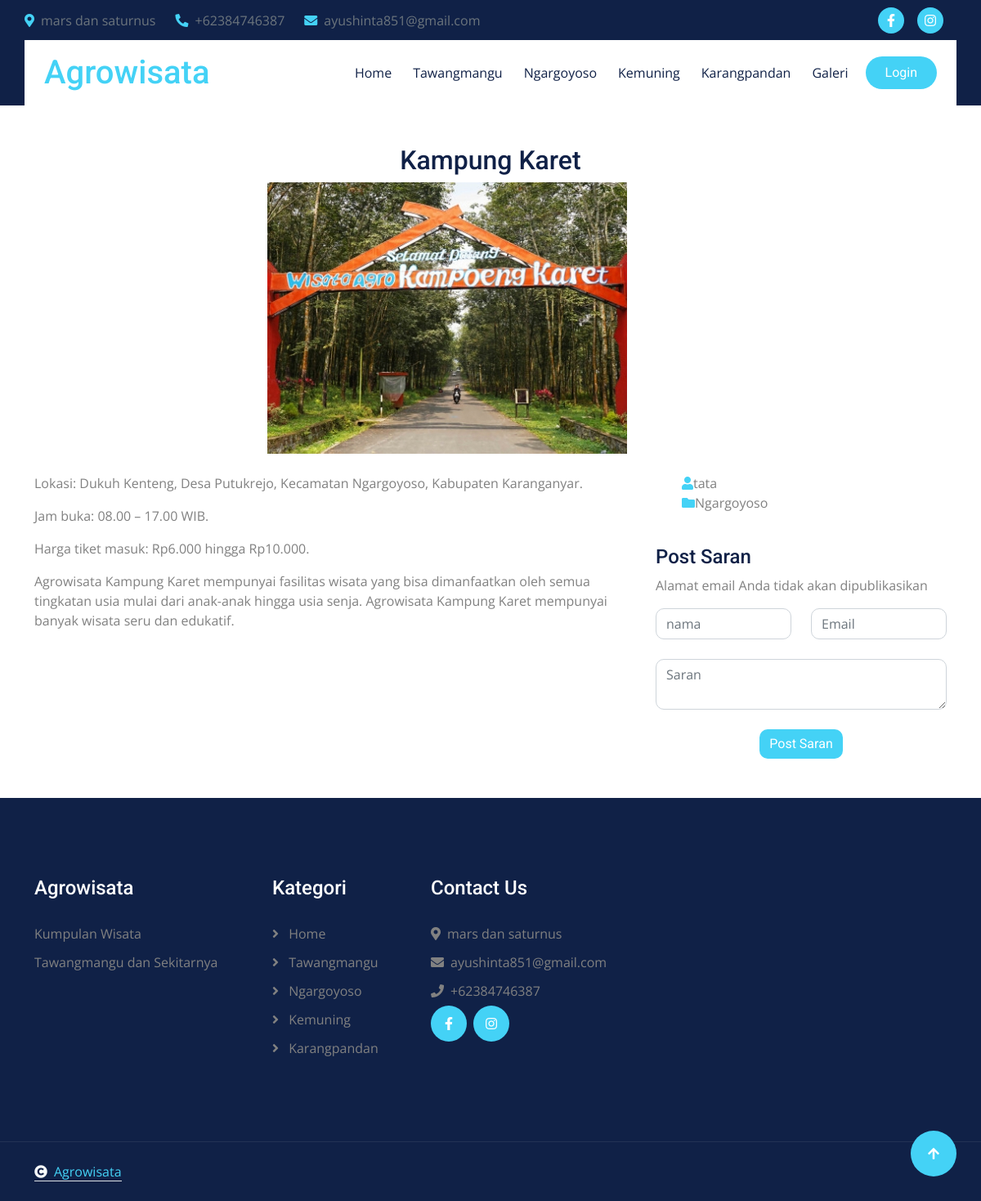
/home/artikel/Kampung-Karet, run on the app's committed database.
### tables this page shows
CREATE TABLE `konfigurasi` (
  `id_konfigurasi` int NOT NULL,
  `judul_website` varchar(200) NOT NULL,
  `profil_website` text NOT NULL,
  `instagram` varchar(200) NOT NULL,
  `facebook` varchar(200) NOT NULL,
  `email` varchar(200) NOT NULL,
  `alamat` varchar(300) NOT NULL,
  `no_wa` varchar(200) NOT NULL
);

CREATE TABLE `kategori` (
  `id_kategori` int NOT NULL,
  `nama_kategori` varchar(200) NOT NULL
);

CREATE TABLE `konten` (
  `id_konten` int NOT NULL,
  `judul` varchar(200) NOT NULL,
  `keterangan` text NOT NULL,
  `foto` varchar(200) NOT NULL,
  `slug` varchar(200) NOT NULL,
  `id_kategori` varchar(200) NOT NULL,
  `tanggal` date NOT NULL,
  `username` varchar(100) NOT NULL
);

CREATE TABLE `user` (
  `id_user` int NOT NULL,
  `username` varchar(100) NOT NULL,
  `nama` varchar(100) NOT NULL,
  `password` varchar(100) DEFAULT NULL,
  `level` enum('admin','user') NOT NULL
);

### application/controllers/Home.php (called while the page is built, shortened)
<?php
class Home extends CI_Controller {
    function artikel($id){
        $this->db->from('konfigurasi');
        $konfig = $this->db->get()->row();
        $this->db->from('kategori');
        $kategori = $this->db->get()->result_array();
        $this->db->from('konten a');
        $this->db->join('kategori b','a.id_kategori=b.id_kategori','left');
        $this->db->join('user c','a.username=c.username','left');
        $this->db->where('slug',$id);
        $konten = $this->db->get()->row();
        $data = array(
            'judul'     => $konten->judul." | Tata",
            'konfig'    => $konfig,
            'kategori'  => $kategori,
            'konten'  => $konten
        );
        $this->load->view('detail',$data);
    }
}

### index.php (called while the page is built, shortened)
<?php
require_once BASEPATH.'core/CodeIgniter.php';

### application/views/detail.php (the view, shortened to what this page needs)
<!DOCTYPE html>
<html lang="en">
<head>
	<link rel="stylesheet" href="https://use.fontawesome.com/releases/v5.15.4/css/all.css" />
	<link href="https://cdn.jsdelivr.net/npm/bootstrap-icons@1.4.1/font/bootstrap-icons.css" rel="stylesheet">
	<link rel="stylesheet" href="https://cdnjs.cloudflare.com/ajax/libs/animate.css/4.1.1/animate.min.css" />
	<link href="<?= base_url('assets/investa/'); ?>lib/animate/animate.min.css" rel="stylesheet">
	<link href="<?= base_url('assets/investa/'); ?>lib/owlcarousel/assets/owl.carousel.min.css" rel="stylesheet">
	<link href="<?= base_url('assets/investa/'); ?>lib/lightbox/css/lightbox.min.css" rel="stylesheet">
	<link href="<?= base_url('assets/investa/'); ?>css/bootstrap.min.css" rel="stylesheet">
	<link href="<?= base_url('assets/investa/'); ?>css/style.css" rel="stylesheet">
</head>
<body>
	<div class="container-fluid topbar px-0 d-none d-lg-block">
		<div class="container px-0">
			<div class="row gx-0 align-items-center" style="height: 45px;">
				<div class="col-lg-8 text-center text-lg-start mb-lg-0">
					<div class="d-flex flex-wrap">
						<a href="#" class="text-muted me-4"><i
								class="fas fa-map-marker-alt text-primary me-2"></i><?= $konfig->alamat; ?></a>
						<a href="#" class="text-muted me-4"><i
								class="fas fa-phone-alt text-primary me-2"></i><?= $konfig->no_wa; ?></a>
						<a href="#" class="text-muted me-0"><i
								class="fas fa-envelope text-primary me-2"></i><?= $konfig->email; ?></a>
					</div>
				</div>
				<div class="col-lg-4 text-center text-lg-end">
					<div class="d-flex align-items-center justify-content-end">
						<a href="<?= $konfig->facebook ?>"
							class="btn btn-primary btn-square rounded-circle nav-fill me-3"><i
								class="fab fa-facebook-f text-white"></i></a>
						<a href="<?= $konfig->instagram ?>"
							class="btn btn-primary btn-square rounded-circle nav-fill me-3"><i
								class="fab fa-instagram text-white"></i></a>
					</div>
				</div>
			</div>
		</div>
	</div>
	<div class="container-fluid sticky-top px-0">
		<div class="container px-0">
			<nav class="navbar navbar-expand-lg navbar-dark bg-white py-3 px-4">
				<a href="<?= base_url(); ?>" class="navbar-brand p-0">
					<h1 class="text-primary m-0"><?= $konfig->judul_website; ?></h1>
				</a>
				<div class="collapse navbar-collapse" id="navbarCollapse">
					<div class="navbar-nav ms-auto py-0 ">
						<a href="<?= base_url(); ?>" class="nav-item nav-link">Home</a>
						<?php foreach($kategori as $ka) { ?>
						<a href="<?= base_url('home/kategori/'.$ka['id_kategori']) ?>"
							class="nav-item nav-link"><?= $ka['nama_kategori']?> </a>
						<?php } ?>
						<a href="<?= base_url('home/galeri')?>" class="nav-item nav-link">Galeri</a>
					</div>
					<div class="d-flex align-items-center flex-nowrap pt-xl-0">
						<a href="<?= base_url('Ror')?>"
							class="btn btn-primary rounded-pill text-white py-2 px-4 ms-2 flex-wrap flex-sm-shrink-0">Login</a>
					</div>
				</div>
			</nav>
		</div>
	</div>
	<div class="container-fluid blog py-5">
		<section class="blog" data-aos="fade-up" data-aos-easing="ease-in-out" data-aos-duration="500">
			<div class="container">
				<div class="row justify-content-center">
					<div class="col-4 text-center">
					<h2 class="entry-title">
						<?=$konten->judul?>
					</h2>
					</div>
				</div>
				<div class="row justify-content-center mb-4">
					<div class="col-6">
					<div class="entry-content">
						<img class="img-fluid roundedmb-4  	"
							src="<?= base_url('assets/upload/konten/'.$konten->foto) ?>" alt="Deskripsi Gambar">
					</div>
					</div>
				</div>
				<div class="row">
					<div class="col-8">
						<div class="description">
							<?php
						$paragraphs = explode("\n", $konten->keterangan);
						foreach ($paragraphs as $paragraph) {
							echo '<p>' . htmlspecialchars(trim($paragraph)) . '</p>';
						}
						?>
						</div>
					</div>
					<div class="col-4 ">
						<div class=" mt-50px">
							<div class="entry-meta">
								<ul>
									<li class="d-flex align-items-center"><i class="fa fa-user text-primary"></i><?= $konten->nama ?></a>
									<li class="d-flex align-items-center"><i class="fa fa-folder text-primary"></i><?= $konten->nama_kategori ?></li>
								</ul>
							</div><br>
							<div class="">
								<form action="<?= site_url('admin/saran/simpan') ?>" method="post">
									<h4>Post Saran</h4>
									<p>Alamat email Anda tidak akan dipublikasikan</p>
									<div class="row">
										<div class="col-md-6 form-group">
											<input name="name" type="text" class="form-control" placeholder="nama"
												required>
										</div>
										<div class="col-md-6 form-group">
											<input name="email" type="email" class="form-control" placeholder="Email"
												required>
										</div>
									</div> <br>
									<div class="row">
										<div class="col form-group">
											<textarea name="comment" class="form-control" placeholder="Saran"
												required></textarea>
										</div>
									</div><br>
									<div class="text-center">
										<button type="submit" class="btn btn-primary">Post Saran</button>
									</div>
								</form>
							</div>
						</div>
					</div>
				</div>
			</div>
		</section>
	</div>
	<div class="container-fluid footer py-5 wow fadeIn" data-wow-delay="0.2s">
		<div class="container py-5">
			<div class="row g-5">
				<div class="col-md-6 col-lg-6 col-xl-3">
					<div class="footer-item d-flex flex-column">
						<div class="footer-item">
							<h4 class="text-white mb-4"><?= $konfig->judul_website; ?></h4>
							<p class="mb-3"><?= $konfig->profil_website; ?></p>
						</div>
					</div>
				</div>
				<div class="col-md-6 col-lg-6 col-xl-2">
					<div class="footer-item d-flex flex-column">
						<h4 class="text-white mb-4">Kategori</h4>
						<a href="<?= base_url(); ?>"><i class="fas fa-angle-right me-2"></i> Home</a>
						<?php foreach($kategori as $ka) { ?>
						<a href="<?= base_url('home/kategori/'.$ka['id_kategori']) ?>"><i
								class="fas fa-angle-right me-2"></i> <?= $ka['nama_kategori']?></a>
						<?php } ?>
					</div>
				</div>
				<div class="col-md-6 col-lg-6 col-xl-3">
					<div class="footer-item d-flex flex-column">
						<h4 class="text-white mb-4">Contact Us</h4>
						<a href=""><i class="fa fa-map-marker-alt me-2"></i><?= $konfig->alamat; ?></a>
						<a href=""><i class="fas fa-envelope me-2"></i><?= $konfig->email; ?></a>
						<a href=""><i class="fas fa-phone me-2"></i><?= $konfig->no_wa; ?></a>
						<div class="d-flex align-items-center">
							<a class="btn btn-light btn-md-square me-2" href="<?= $konfig->facebook ?>"><i
									class="fab fa-facebook-f"></i></a>
							<a class="btn btn-light btn-md-square me-2" href="<?= $konfig->instagram; ?>"><i
									class="fab fa-instagram"></i></a>
						</div>
					</div>
				</div>
			</div>
		</div>
	</div>
	<div class="container-fluid copyright py-4">
		<div class="container">
			<div class="row g-4 align-items-center">
				<div class="col-md-6 text-center text-md-start mb-md-0">
					<span class="text-body"><a href="#" class="border-bottom text-primary"><i
								class="fas fa-copyright text-light me-2"></i><?= $konfig->judul_website ?></a></span>
				</div>
			</div>
		</div>
	</div>
	<a href="#" class="btn btn-primary btn-lg-square back-to-top"><i class="fa fa-arrow-up"></i></a>
</body>
</html>

### assets/Investa/css/style.css (style rules this page uses)
.back-to-top { position: fixed; right: 30px; bottom: 30px; display: flex; width: 45px; height: 45px; align-items: center; justify-content: center; transition: 0.5s; z-index: 99; }
.btn { font-weight: 600; transition: .5s; }
.btn-square { width: 32px; height: 32px; }
.btn-md-square { width: 44px; height: 44px; }
.btn-lg-square { width: 56px; height: 56px; }
.btn-square, .btn-sm-square, .btn-md-square, .btn-lg-square, .btn-xl-square { padding: 0; display: flex; align-items: center; justify-content: center; font-weight: normal; border-radius: 50%; }
.btn.btn-primary { background: var(--bs-primary) !important; color: var(--bs-white) !important; font-family: 'Roboto', sans-serif; border: none; font-weight: 400; transition: 0.5s; }
.btn.btn-light { background: var(--bs-primary) !important; color: var(--bs-white) !important; font-family: 'Roboto', sans-serif; border: none; font-weight: 400; transition: 0.5s; }
.topbar { padding: 2px 10px 2px 20px; background: var(--bs-dark) !important; }
.sticky-top, .sticky-top .container { transition: 0.5s !important; }
.navbar .navbar-nav .nav-item.nav-link, .navbar .navbar-nav .nav-link { color: var(--bs-dark) !important; }
.navbar .navbar-nav .nav-item { position: relative; margin: 0 5px !important; }
.navbar .navbar-nav .nav-item::before, .navbar .navbar-nav .nav-item::after { position: absolute; content: ""; width: 0; height: 0; border: 0px solid var(--bs-primary); transition: 0.5s; }
.navbar .navbar-nav .nav-item::before { top: 0; left: 0; }
.navbar .navbar-nav .nav-item::after { bottom: 0; right: 0; }
.footer { background: var(--bs-dark); }
.footer .footer-item a { line-height: 35px; color: var(--bs-body); transition: 0.5s; }
.footer .footer-item p { line-height: 35px; }
.copyright { border-top: 1px solid rgba(255, 255, 255, 0.08); background: var(--bs-dark) !important; }

### data on the page
konfigurasi: alamat "mars dan saturnus", no_wa "+62384746387", email "ayushinta851@gmail.com", judul_website "Agrowisata", profil_website "Kumpulan Wisata Tawangmangu dan Sekitarnya"
kategori: nama_kategori "Tawangmangu"
kategori: nama_kategori "Ngargoyoso"
kategori: nama_kategori "Kemuning"
kategori: nama_kategori "Karangpandan"
konten: judul "Kampung Karet", foto (picture), keterangan "Lokasi: Dukuh Kenteng, Desa Putukrejo, Kecamatan Ngargoyoso, Kabupaten Karanganyar.", keterangan "Jam buka: 08.00 – 17.00 WIB.", keterangan "Harga tiket masuk: Rp6.000 hingga Rp10.000.", keterangan "Agrowisata Kampung Karet mempunyai fasilitas wisata yang bisa dimanfaatkan oleh semua tingkatan usia mulai dari anak-anak hingga usia senja. Agrowisata Kampung Karet mempunyai banyak wisata seru dan edukatif.", user.nama "tata", id_kategori.nama_kategori "Ngargoyoso"
